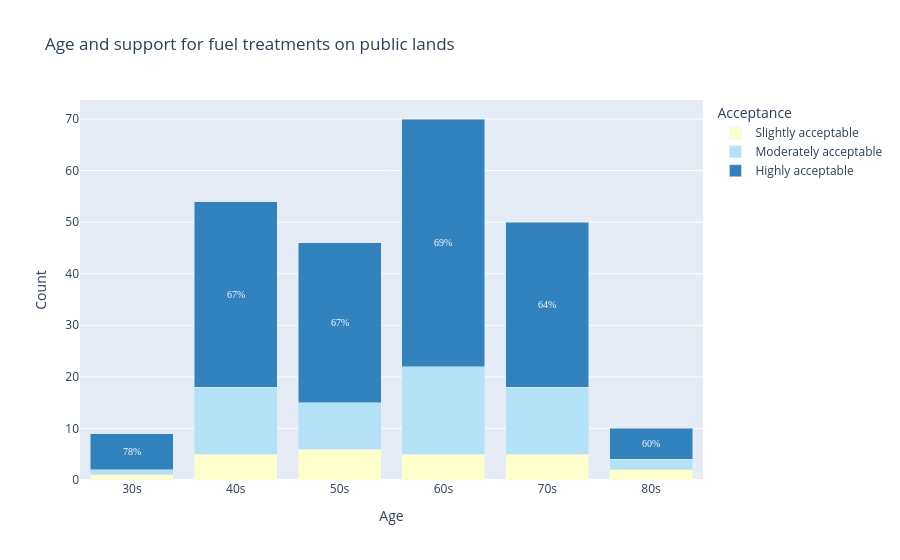

Source (notebook cell):
### Code cell
import plotly.express as px
import pandas as pd

# Assuming df2 has columns: 'Age', 'Slightly acceptable', 'Moderately acceptable', 'Highly acceptable'
df_long = df2.melt(id_vars='Age', 
                   value_vars=['Slightly acceptable', 'Moderately acceptable', 'Highly acceptable'],
                   var_name='Acceptance', value_name='Count')

fig = px.bar(
    df_long, 
    x='Age', 
    y='Count', 
    color='Acceptance', 
    color_discrete_map={
        'Slightly acceptable': '#ffffcc',
        'Moderately acceptable': '#b3e2f7',
        'Highly acceptable': '#3182bd'
    },
    title='Age and support for fuel treatments on public lands',
    labels={'Count': 'Count'}
)

# Add percentage labels for "Highly acceptable"
for i, age in enumerate(df2['Age']):
    total = df2.iloc[i][['Slightly acceptable', 'Moderately acceptable', 'Highly acceptable']].sum()
    percent = int(round(100 * df2.iloc[i]['Highly acceptable'] / total))
    fig.add_annotation(
        x=age,
        y=df2.iloc[i]['Slightly acceptable'] + df2.iloc[i]['Moderately acceptable'] + df2.iloc[i]['Highly acceptable'] / 2,
        text=f"{percent}%",
        showarrow=False,
        font=dict(color="white", size=10, family="Arial Black"),
    )

fig.update_layout(barmode='stack')
fig.show()

### Figure 1 — Plotly figure (JSON) as saved in the notebook; plotly's stock layout.template omitted (floating-point values rounded to 4 significant figures)
{"data": [{"hovertemplate": "Acceptance=Slightly acceptable<br>Age=%{x}<br>Count=%{y}<extra></extra>", "legendgroup": "Slightly acceptable", "marker": {"color": "#ffffcc", "pattern": {"shape": ""}}, "name": "Slightly acceptable", "orientation": "v", "showlegend": true, "textposition": "auto", "type": "bar", "x": ["30s", "40s", "50s", "60s", "70s", "80s"], "xaxis": "x", "y": [1, 5, 6, 5, 5, 2], "yaxis": "y"}, {"hovertemplate": "Acceptance=Moderately acceptable<br>Age=%{x}<br>Count=%{y}<extra></extra>", "legendgroup": "Moderately acceptable", "marker": {"color": "#b3e2f7", "pattern": {"shape": ""}}, "name": "Moderately acceptable", "orientation": "v", "showlegend": true, "textposition": "auto", "type": "bar", "x": ["30s", "40s", "50s", "60s", "70s", "80s"], "xaxis": "x", "y": [1, 13, 9, 17, 13, 2], "yaxis": "y"}, {"hovertemplate": "Acceptance=Highly acceptable<br>Age=%{x}<br>Count=%{y}<extra></extra>", "legendgroup": "Highly acceptable", "marker": {"color": "#3182bd", "pattern": {"shape": ""}}, "name": "Highly acceptable", "orientation": "v", "showlegend": true, "textposition": "auto", "type": "bar", "x": ["30s", "40s", "50s", "60s", "70s", "80s"], "xaxis": "x", "y": [7, 36, 31, 48, 32, 6], "yaxis": "y"}], "layout": {"annotations": [{"font": {"color": "white", "family": "Arial Black", "size": 10}, "showarrow": false, "text": "78%", "x": "30s", "y": 5.5}, {"font": {"color": "white", "family": "Arial Black", "size": 10}, "showarrow": false, "text": "67%", "x": "40s", "y": 36}, {"font": {"color": "white", "family": "Arial Black", "size": 10}, "showarrow": false, "text": "67%", "x": "50s", "y": 30.5}, {"font": {"color": "white", "family": "Arial Black", "size": 10}, "showarrow": false, "text": "69%", "x": "60s", "y": 46}, {"font": {"color": "white", "family": "Arial Black", "size": 10}, "showarrow": false, "text": "64%", "x": "70s", "y": 34}, {"font": {"color": "white", "family": "Arial Black", "size": 10}, "showarrow": false, "text": "60%", "x": "80s", "y": 7}], "barmode": "stack", "legend": {"title": {"text": "Acceptance"}, "tracegroupgap": 0}, "title": {"text": "Age and support for fuel treatments on public lands"}, "xaxis": {"anchor": "y", "domain": [0, 1], "title": {"text": "Age"}}, "yaxis": {"anchor": "x", "domain": [0, 1], "title": {"text": "Count"}}}}
